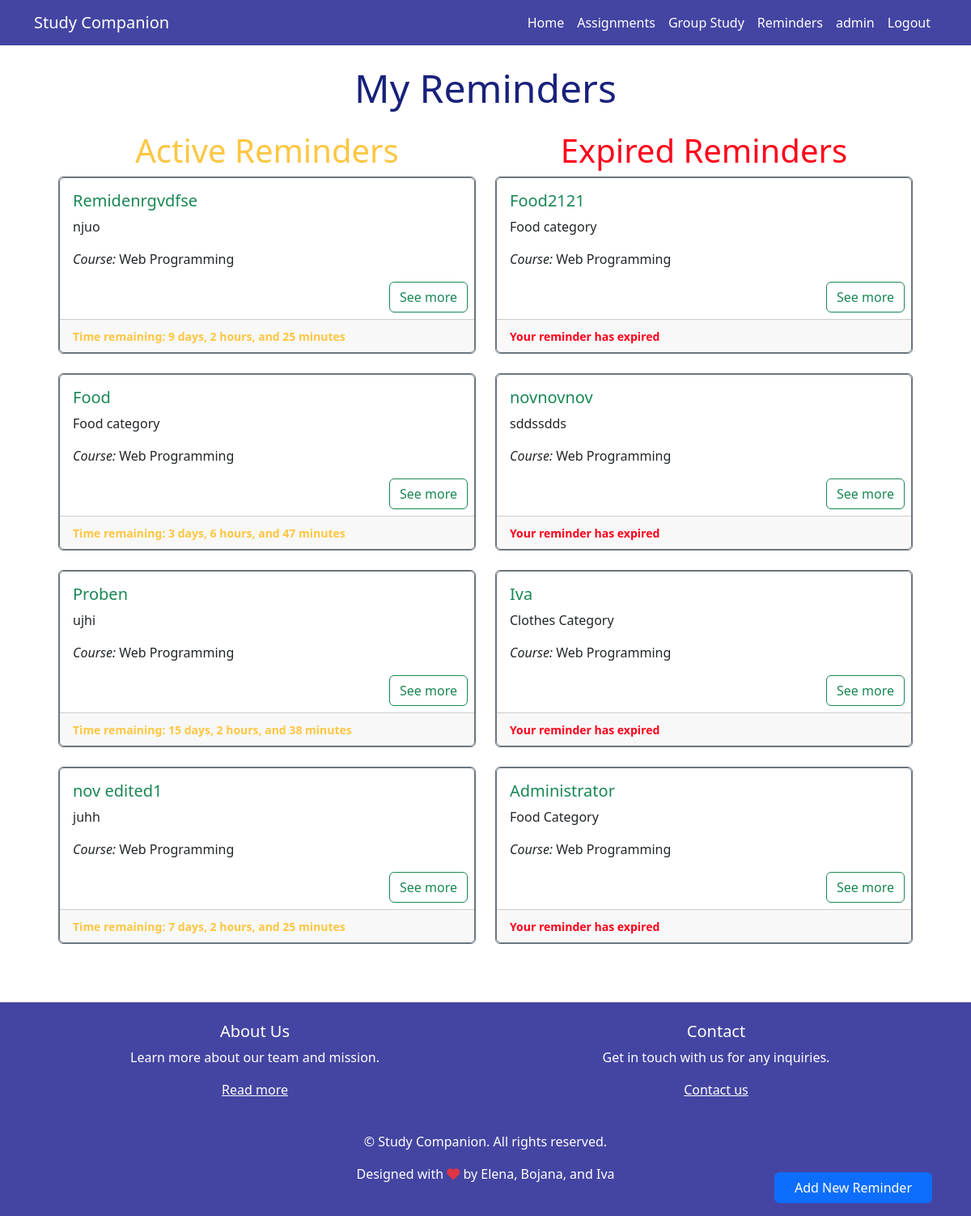
/reminders/ (signed in), run on an earlier commit of the app's database.
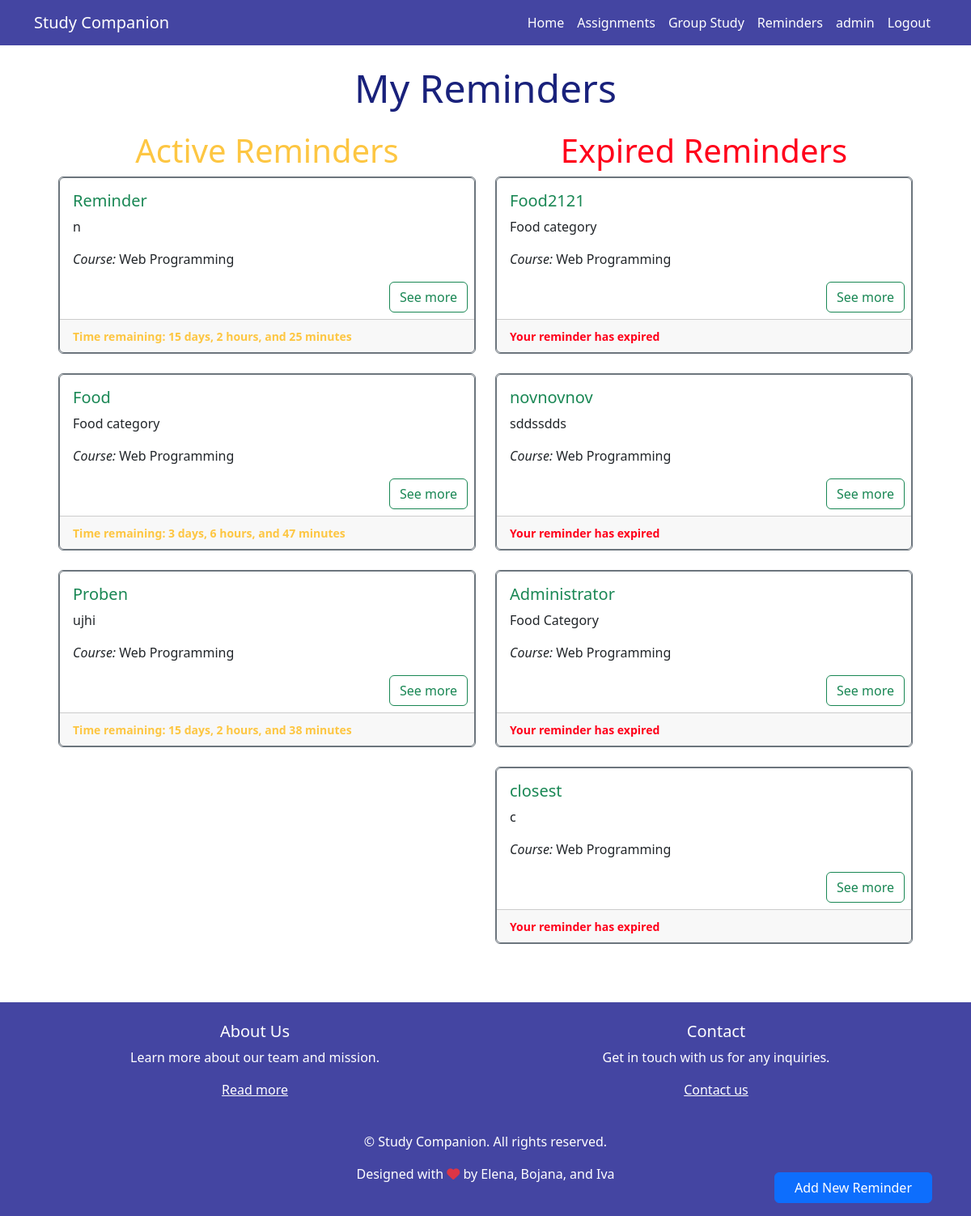
And on a later commit of the database.
### app/models.py (models this page shows, shortened)
class CustomUser(AbstractUser):
    name = models.CharField(max_length=100)
    surname = models.CharField(max_length=100)
    objects = CustomUserManager()

class Reminder(models.Model):
    id = models.AutoField(primary_key=True)
    name = models.CharField(max_length=200)
    description = models.CharField(max_length=500)
    course = models.ForeignKey(Course, on_delete=models.CASCADE)
    deadline = models.DateTimeField(default=datetime.now() + timedelta(days=7))
    user = models.ForeignKey(CustomUser, on_delete=models.CASCADE)
    @property
    def time_remaining(self):
        now = timezone.now()
        remaining = self.deadline - now
        if remaining.total_seconds() <= 0:
            return "Reminder Expired"
        else:
            days = remaining.days
            hours, seconds = divmod(remaining.seconds, 3600)
            minutes, _ = divmod(seconds, 60)
            if days == 0:
                if hours == 0:
                    return f"{minutes} minutes"
                else:
                    return f"{hours} hours and {minutes} minutes"
            else:
                return f"{days} days, {hours} hours, and {minutes} minutes"
        time_remaining_text = property(time_remaining)

class Course(models.Model):
    name = models.CharField(max_length=100)
    def __str__(self):
        return f"{self.name}"

### app/views.py (the view)
# urls.py: path('reminders/', views.reminders_all, name='reminders'),
@login_required
def reminders_all(request):
    user = request.user
    current_datetime = timezone.now()
    active_reminders = Reminder.objects.filter(user=user, deadline__gt=current_datetime)
    expired_reminders = Reminder.objects.filter(user=user, deadline__lte=current_datetime)
    return render(request, 'reminders.html', {'active_reminders': active_reminders, 'expired_reminders': expired_reminders})

### templates/reminders.html (shortened to what this page needs)
{% extends "base.html" %}
{% block content %}
    {% if user.is_authenticated %}
        <div>
        {% if active_reminders.count == 0 and expired_reminders.count == 0 %}
            <h2 class="text-center primary-text mb-4">You do not have any reminders.</h2>
            <div class="mx-5 px-4">
                    {% if messages %}
                        {% for message in messages %}
                            <div class="alert alert-success mt-3">
                                {{ message|safe }}
                            </div>
                        {% endfor %}
                    {% endif %}
            <div class="row text-center mx-auto py-4" style="max-width: 300px">
                <a href="{% url 'add_reminder' %}" class="btn btn-primary px-4">Add New Reminder</a>
            </div>
        {% else %}
        <div class="text-center my-3">
            <h1 class="primary-text" style="font-size: xxx-large"> My Reminders </h1>
        </div>
        <div class="mx-5 px-4 mt-4">
            <div class="row">
                <div class="col-md-6 mx-auto" style="max-width: 700px">
                    <h1 class="primary-text text-center" style="color: #FDC642"> Active Reminders </h1>
                    {% for reminder in active_reminders %}
                        <div class="card border-secondary mb-4">
                            <div class="card border-secondary">
                            <div class="card-body">
                                <h5 class="card-title text-success">{{ reminder.name }}</h5>
                                <p class="card-text">{{ reminder.description }}</p>
                                <p class="card-text"><i>Course:</i> {{ reminder.course }}</p>
                            </div>
                            <div class="text-right ml-auto">
                                <a href="{% url 'reminder_details' name=reminder.id %}?source=reminders"
                                   class="btn btn-outline-success mb-2 mr-2">See more</a>
                            </div>
                            <div class="card-footer">
                                {% if reminder.time_remaining == "Reminder Expired" %}
                                    <small class="card-text" style="color: #ff001b"><b>Your reminder has
                                        expired</b></small>
                                {% else %}
                                    <small class="card-text" style="color: #FDC642"><b>Time
                                        remaining: {{ reminder.time_remaining }}</b></small>
                                {% endif %}
                            </div>
                        </div>
                        </div>
                    {% endfor %}
                </div>
                <div class="col-md-6 mx-auto" style="max-width: 700px">
                    <h1 class="primary-text text-center" style="color: #ff001b"> Expired Reminders </h1>
                    {% for reminder in expired_reminders %}
                        <div class="card border-secondary mb-4">
                            <div class="card border-secondary">
                            <div class="card-body">
                                <h5 class="card-title text-success">{{ reminder.name }}</h5>
                                <p class="card-text">{{ reminder.description }}</p>
                                <p class="card-text"><i>Course:</i> {{ reminder.course }}</p>
                            </div>
                            <div class="text-right ml-auto">
                                <a href="{% url 'reminder_details' name=reminder.id %}?source=reminders"
                                   class="btn btn-outline-success mb-2 mr-2">See more</a>
                            </div>
                            <div class="card-footer">
                                {% if reminder.time_remaining == "Reminder Expired" %}
                                    <small class="card-text" style="color: #ff001b"><b>Your reminder has
                                        expired</b></small>
                                {% else %}
                                    <small class="card-text" style="color: #FDC642"><b>Time
                                        remaining: {{ reminder.time_remaining }}</b></small>
                                {% endif %}
                            </div>
                        </div>
                        </div>
                    {% endfor %}
                </div>
            </div>
        </div>
            <div class="fixed-bottom text-right mx-5 mb-3">
            <a href="{% url 'add_reminder' %}" class="btn btn-primary px-4">Add New Reminder</a>
        </div>
        {% endif %}
        </div>
    {% else %}
        {% include "unauthenticated_message.html" %}
    {% endif %}
{% endblock %}

### templates/base.html (shortened to what this page needs)
<!DOCTYPE html>
<html>
<head>
    <link rel="stylesheet" href="https://stackpath.bootstrapcdn.com/bootstrap/4.5.2/css/bootstrap.min.css">
    <link rel="stylesheet" href="https://cdnjs.cloudflare.com/ajax/libs/font-awesome/6.0.0-beta3/css/all.min.css">
    <link rel="stylesheet" href="https://cdn.jsdelivr.net/npm/bootstrap@5.3.0-alpha1/dist/css/bootstrap.min.css">
    <link rel="stylesheet" href="https://cdn.jsdelivr.net/npm/flatpickr@4.6.9/dist/flatpickr.min.css">
    <link rel="stylesheet" href="https://code.jquery.com/ui/1.12.1/themes/base/jquery-ui.css">
</head>
</head>
<body>
<nav class="navbar navbar-expand-lg navcolor text-white">
    <div class="container">
        <a class="navbar-brand text-white" href="/">Study Companion</a>
        <div class="collapse navbar-collapse" id="navbarNav">
            <ul class="navbar-nav ml-auto">
                <li class="nav-item">
                    <a class="nav-link" href="/">Home</a>
                </li>
                {% if user.is_authenticated %}
                    <li class="nav-item">
                        <a class="nav-link" href="/assignments/">Assignments</a>
                    </li>
                    <li class="nav-item">
                        <a class="nav-link" href="/group_study/">Group Study</a>
                    </li>
                    <li class="nav-item">
                        <a class="nav-link" href="/reminders/">Reminders</a>
                    </li>
                    <li class="nav-item">
                        <a class="nav-link" href="/admin/">{{ user.username }}</a>
                    </li>
                    <li class="nav-item">
                        <a class="nav-link" href="/logout/">Logout</a>
                    </li>
                {% endif %}
            </ul>
        </div>
    </div>
</nav>
<div class="mt-4">
    {% block content %}
    {% endblock %}
</div>
<footer class="navcolor text-white py-4 mt-5">
    {% if user.is_authenticated  %}
    <div class="container text-center">
        <div class="row d-flex justify-content-center">
            <div class="col-md-6">
                <h5>About Us</h5>
                <p>Learn more about our team and mission.</p>
                <ul class="list-unstyled">
                    <li>
                        <a href="/about/" class="text-white">Read more</a>
                    </li>
                </ul>
            </div>
            <div class="col-md-6">
                <h5>Contact</h5>
                <p>Get in touch with us for any inquiries.</p>
                <ul class="list-unstyled">
                    <li>
                        <a href="/contact/" class="text-white">Contact us</a>
                    </li>
                </ul>
            </div>
        </div>
    </div>
    <div class="container mt-4 text-center">
        <p>&copy; {{ year }} Study Companion. All rights reserved.</p>
        <p>Designed with <i class="fas fa-heart text-danger"></i> by Elena, Bojana, and Iva</p>
    </div>
    {% else %}
        <div class="container mt-4 text-center">
            <p>&copy; {{ year }} Study Companion. All rights reserved.</p>
            <p>Designed with <i class="fas fa-heart text-danger"></i> by Elena, Bojana, and Iva</p>
        </div>
    {% endif %}
</footer>
</body>
</html>

### templates/base.html (style rules this page uses)
.navcolor { background-color: #4445a2; }
.navbar .nav-link { color: white; }
.primary-text { color: #19217BFF; }
.px-4 { padding-right: 1.5rem!important; padding-left: 1.5rem!important; }

What changed in the data, as far as the page shows it:
removed Reminder: name "nov edited1", description "juhh", course "Web Programming", time_remaining "7 days, 2 hours, and 25 minutes", shown under "Active Reminders"
removed Reminder: name "Iva", description "Clothes Category", course "Web Programming", shows "Your reminder has expired", shown under "Expired Reminders"
changed Reminder: name "Remidenrgvdfse" → "Reminder"; description "njuo" → "n"; time_remaining "9 days, 2 hours, and 25 minutes" → "15 days, 2 hours, and 25 minutes"
added Reminder: name "closest", description "c", course "Web Programming", shows "Your reminder has expired", shown under "Expired Reminders"
